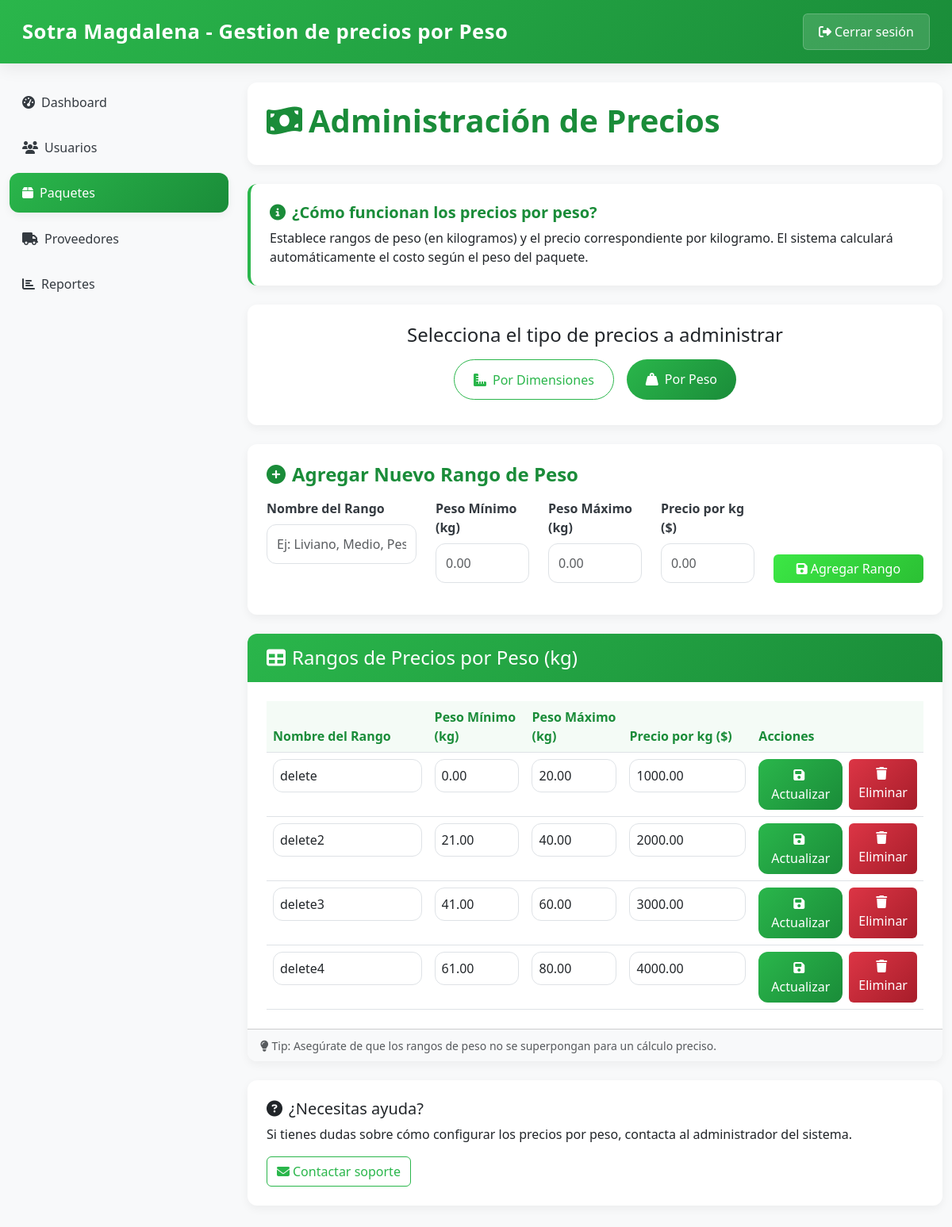
/pages/paquetes/admPreciosXPeso.php (signed in), run on the app's committed database.
### tables this page shows
CREATE TABLE `rangoxpeso` (
  `id` int(11) NOT NULL,
  `rango_nombre` varchar(50) NOT NULL,
  `peso_min` decimal(10,2) NOT NULL,
  `peso_max` decimal(10,2) NOT NULL,
  `precio_kg` decimal(10,2) NOT NULL
);

### pages/paquetes/admPreciosXPeso.php (the view, shortened to what this page needs)
<?php
$servername = "localhost";
$username = "root";
$password = "";
$dbname = "enviosdb";
$conn = new mysqli($servername, $username, $password, $dbname);
$result = $conn->query("SELECT * FROM rangoxpeso ORDER BY peso_min ASC");
?>
<!DOCTYPE html>
<html lang="es">
<head>
    <link rel="stylesheet" href="https://cdn.jsdelivr.net/npm/bootstrap@5.3.2/dist/css/bootstrap.min.css">
    <link rel="stylesheet" href="https://cdnjs.cloudflare.com/ajax/libs/font-awesome/6.5.0/css/all.min.css">
    <link rel="stylesheet" href="../../css/pages/paquetes/styleAdmPreciosXPeso.css">
</head>
<body>
    <nav class="navbar navbar-dark">
        <div class="container-fluid">
            <a class="navbar-brand" href="#">
                Sotra Magdalena - Gestion de precios por Peso
            </a>
            <a href="../login/logout.php" class="btn btn-light">
                <i class="fas fa-sign-out-alt me-1"></i>Cerrar sesión
            </a>
        </div>
    </nav>
    <div class="container-fluid mt-4">
        <div class="row">
            <div class="col-md-3">
                <div class="list-group">
                    <a href="../dashboardAdmin.php" class="list-group-item list-group-item-action">
                        <i class="fas fa-tachometer-alt me-2"></i>Dashboard
                    </a>
                    <a href="../usuarios/usuarios.php" class="list-group-item list-group-item-action">
                        <i class="fas fa-users me-2"></i>Usuarios
                    </a>
                    <a href="precios.php" class="list-group-item list-group-item-action active">
                        <i class="fas fa-box me-2"></i>Paquetes
                    </a>
                    <a href="../proveedores/proveedores.php" class="list-group-item list-group-item-action">
                        <i class="fas fa-truck me-2"></i>Proveedores
                    </a>
                    <a href="../reportes/reportes.php" class="list-group-item list-group-item-action">
                        <i class="fas fa-chart-bar me-2"></i>Reportes
                    </a>
                </div>
            </div>
            <div class="col-md-9">
                <div class="dashboard-header">
                    <h1>
                        <i class="fas fa-money-bill-wave me-2"></i>Administración de Precios
                    </h1>
                </div>
                <div class="card info-card mb-4 card-hover">
                    <div class="card-body">
                        <h5 class="card-title">
                            <i class="fas fa-info-circle me-2"></i>¿Cómo funcionan los precios por peso?
                        </h5>
                        <p class="card-text">
                            Establece rangos de peso (en kilogramos) y el precio correspondiente por kilogramo.
                            El sistema calculará automáticamente el costo según el peso del paquete.
                        </p>
                    </div>
                </div>
                <div class="card mb-4 card-hover">
                    <div class="card-body text-center">
                        <h4 class="card-title mb-3">Selecciona el tipo de precios a administrar</h4>
                        <div class="d-flex justify-content-center flex-wrap">
                            <a href="admPreciosXDimen.php" class="btn btn-outline-primary btn-tab mb-2">
                                <i class="fas fa-ruler-combined me-2"></i>Por Dimensiones
                            </a>
                            <a href="admPreciosXPeso.php" class="btn btn-primary btn-tab mb-2">
                                <i class="fas fa-weight-hanging me-2"></i>Por Peso
                            </a>
                        </div>
                    </div>
                </div>
                <div class="card form-container card-hover">
                    <h4 class="mb-3">
                        <i class="fas fa-plus-circle me-2"></i>Agregar Nuevo Rango de Peso
                    </h4>
                    <form method="POST">
                        <div class="row">
                            <div class="col-md-3 mb-3">
                                <label for="rango_nombre" class="form-label">Nombre del Rango</label>
                                <input type="text" class="form-control" id="rango_nombre" name="rango_nombre"
                                    placeholder="Ej: Liviano, Medio, Pesado" required>
                            </div>
                            <div class="col-md-2 mb-3">
                                <label for="peso_min" class="form-label">Peso Mínimo (kg)</label>
                                <input type="number" step="0.01" class="form-control" id="peso_min" name="peso_min"
                                    min="0" placeholder="0.00" required>
                            </div>
                            <div class="col-md-2 mb-3">
                                <label for="peso_max" class="form-label">Peso Máximo (kg)</label>
                                <input type="number" step="0.01" class="form-control" id="peso_max" name="peso_max"
                                    min="0" placeholder="0.00" required>
                            </div>
                            <div class="col-md-2 mb-3">
                                <label for="precio_kg" class="form-label">Precio por kg ($)</label>
                                <input type="number" step="0.01" class="form-control" id="precio_kg" name="precio_kg"
                                    min="0" placeholder="0.00" required>
                            </div>
                            <div class="col-md-3 mb-3 d-flex align-items-end">
                                <button type="submit" class="btn btn-success w-100">
                                    <i class="fas fa-save me-1"></i>Agregar Rango
                                </button>
                            </div>
                        </div>
                    </form>
                </div>
                <div class="card price-table card-hover">
                    <div class="card-header">
                        <h4 class="mb-0">
                            <i class="fas fa-table me-2"></i>Rangos de Precios por Peso (kg)
                        </h4>
                    </div>
                    <div class="card-body">
                        <?php if ($result->num_rows > 0): ?>
                            <div class="table-responsive">
                                <table class="table table-hover">
                                    <thead>
                                        <tr>
                                            <th width="25%">Nombre del Rango</th>
                                            <th width="15%">Peso Mínimo (kg)</th>
                                            <th width="15%">Peso Máximo (kg)</th>
                                            <th width="20%">Precio por kg ($)</th>
                                            <th width="25%">Acciones</th>
                                        </tr>
                                    </thead>
                                    <tbody>
                                        <?php while ($row = $result->fetch_assoc()): ?>
                                            <form method="POST">
                                                <tr>
                                                    <td>
                                                        <input type="text" class="form-control" name="rango_nombre"
                                                            value="<?php echo htmlspecialchars($row['rango_nombre']); ?>" required>
                                                    </td>
                                                    <td>
                                                        <input type="number" step="0.01" class="form-control" name="peso_min"
                                                            value="<?php echo htmlspecialchars($row['peso_min']); ?>" min="0" required>
                                                    </td>
                                                    <td>
                                                        <input type="number" step="0.01" class="form-control" name="peso_max"
                                                            value="<?php echo htmlspecialchars($row['peso_max']); ?>" min="0" required>
                                                    </td>
                                                    <td>
                                                        <input type="number" step="0.01" class="form-control" name="precio_kg"
                                                            value="<?php echo htmlspecialchars($row['precio_kg']); ?>" min="0" required>
                                                    </td>
                                                    <td>
                                                        <div class="d-flex">
                                                            <button type="submit" class="btn btn-save me-2">
                                                                <i class="fas fa-save me-1"></i>Actualizar
                                                            </button>
                                                            <a href="?eliminar=<?php echo $row['id']; ?>"
                                                                class="btn btn-danger"
                                                                onclick="return confirm('¿Estás seguro de que deseas eliminar este rango?')">
                                                                <i class="fas fa-trash me-1"></i>Eliminar
                                                            </a>
                                                        </div>
                                                    </td>
                                                </tr>
                                            </form>
                                        <?php endwhile; ?>
                                    </tbody>
                                </table>
                            </div>
                        <?php endif; ?>
                    </div>
                    <div class="card-footer bg-light">
                        <small class="text-muted">
                            <i class="fas fa-lightbulb me-1"></i>Tip: Asegúrate de que los rangos de peso no se superpongan para un cálculo preciso.
                        </small>
                    </div>
                </div>
                <div class="row mt-4">
                    <div class="col-md-12">
                        <div class="card card-hover">
                            <div class="card-body">
                                <h5 class="card-title">
                                    <i class="fas fa-question-circle me-2"></i>¿Necesitas ayuda?
                                </h5>
                                <p class="card-text">
                                    Si tienes dudas sobre cómo configurar los precios por peso, contacta al administrador del sistema.
                                </p>
                                <a href="#" class="btn btn-outline-primary">
                                    <i class="fas fa-envelope me-1"></i>Contactar soporte
                                </a>
                            </div>
                        </div>
                    </div>
                </div>
            </div>
        </div>
    </div>
</body>
</html>

### css/pages/paquetes/styleAdmPreciosXPeso.css (style rules this page uses)
:root { --primary-color: #2ab64b; --primary-dark: #1a8c39; --secondary-color: #c2db34; --accent-color: #3ce745; --primary-gradient: linear-gradient(135deg, var(--primary-color), var(--primary-dark)); --secondary-gradient: linear-gradient(135deg, var(--secondary-color), #a8c41c); --accent-gradient: linear-gradient(135deg, var(--accent-color), #2bc034); --light-bg: #f8f9fa; --card-bg: #ffffff; --text-dark: #343a40; --text-muted: #6c757d; --border-radius: 12px; --shadow-sm: 0 4px 12px rgba(0, 0, 0, 0.05); --shadow-md: 0 6px 20px rgba(0, 0, 0, 0.07); --transition: all 0.3s ease; }
body { background-color: var(--light-bg); color: var(--text-dark); font-family: 'Segoe UI', Tahoma, Geneva, Verdana, sans-serif; padding-bottom: 2rem; }
.navbar { background: var(--primary-gradient); box-shadow: var(--shadow-md); padding: 0.8rem 1rem !important; height: 80px !important; }
.navbar-brand { font-weight: 600 !important; font-size: 1.6rem !important; letter-spacing: 0.5px !important; }
.btn-light { background: rgba(255, 255, 255, 0.15) !important; border: 1px solid rgba(255, 255, 255, 0.2) !important; color: white !important; transition: var(--transition); font-size: 1rem !important; padding: 0.6rem 1.2rem !important; }
.list-group-item { border: none; border-radius: var(--border-radius) !important; margin-bottom: 0.5rem; transition: var(--transition); font-weight: 500; color: var(--text-dark); background-color: transparent; padding: 0.8rem 1rem; }
.list-group-item.active { background: var(--primary-gradient); border: none; box-shadow: var(--shadow-sm); }
.dashboard-header { background: var(--card-bg); border-radius: var(--border-radius); padding: 1.5rem; margin-bottom: 1.5rem; box-shadow: var(--shadow-sm); animation: fadeIn 0.8s ease; }
.dashboard-header h1 { color: var(--primary-dark); font-weight: 700; }
.card { border: none; border-radius: var(--border-radius); box-shadow: var(--shadow-sm); transition: var(--transition); margin-bottom: 1.5rem; }
.card-header { background: var(--primary-gradient); color: white; border: none; font-weight: 600; padding: 1rem 1.5rem; }
.card-body { padding: 1.5rem; }
.info-card { border-left: 4px solid var(--primary-color); }
.info-card .card-title { color: var(--primary-dark); font-weight: 600; }
.form-container { background: var(--card-bg); border-radius: var(--border-radius); padding: 1.5rem; margin-bottom: 1.5rem; box-shadow: var(--shadow-sm); transition: var(--transition); }
.form-container h4 { color: var(--primary-dark); font-weight: 600; margin-bottom: 1.5rem; }
.form-label { font-weight: 600; color: var(--text-dark); margin-bottom: 0.5rem; }
.form-control { border-radius: var(--border-radius); border: 1px solid #dee2e6; padding: 0.75rem; transition: var(--transition); }
.btn-primary { background: var(--primary-gradient); border: none; transition: var(--transition); }
.btn-outline-primary { color: var(--primary-color); border-color: var(--primary-color); transition: var(--transition); }
.btn-success { background: var(--accent-gradient); border: none; transition: var(--transition); }
.btn-danger { background: linear-gradient(135deg, #dc3545, #a71d2a); border: none; transition: var(--transition); }
.btn-tab { padding: 0.8rem 1.5rem; margin: 0 0.5rem; border-radius: 50px; font-weight: 500; }
.btn-save { background: var(--primary-gradient); color: white; border: none; padding: 0.5rem 1rem; border-radius: var(--border-radius); transition: var(--transition); }
.price-table { overflow: hidden; }
.table { margin-bottom: 0; }
.table th { border-top: none; font-weight: 600; color: var(--primary-dark); background-color: rgba(42, 182, 75, 0.05); }
.table input { border: 1px solid #dee2e6; border-radius: var(--border-radius); padding: 0.5rem; width: 100%; transition: var(--transition); }
.card-hover { animation: fadeIn 0.6s ease; }

### data on the page
rangoxpeso: rango_nombre "delete", peso_min "0.00", peso_max "20.00", precio_kg "1000.00"
rangoxpeso: rango_nombre "delete2", peso_min "21.00", peso_max "40.00", precio_kg "2000.00"
rangoxpeso: rango_nombre "delete3", peso_min "41.00", peso_max "60.00", precio_kg "3000.00"
rangoxpeso: rango_nombre "delete4", peso_min "61.00", peso_max "80.00", precio_kg "4000.00"
